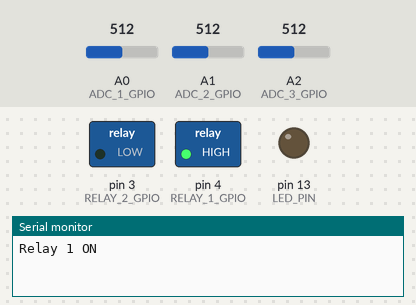
The sketch below on a simulated Arduino Uno, built with avr-gcc and run on an emulated ATmega328P. On the bench: switched loads named in the sketch (green lamp = pin HIGH), output pins drawn as LEDs (lit = HIGH), the last lines printed to the serial monitor. The test bench sets the inputs (shaded band); at power-on: A0 (ADC_1_GPIO) = 512, A1 (ADC_2_GPIO) = 512, A2 (ADC_3_GPIO) = 512.

Above: at 0.5 s.
At 2.5 s:
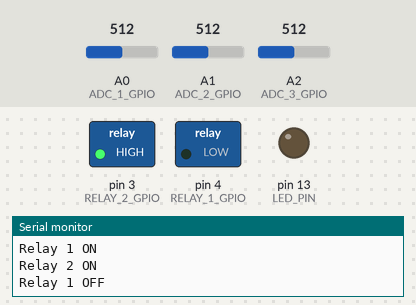
At 5.0 s:
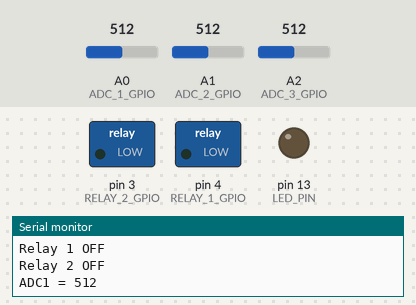
At 8.5 s:
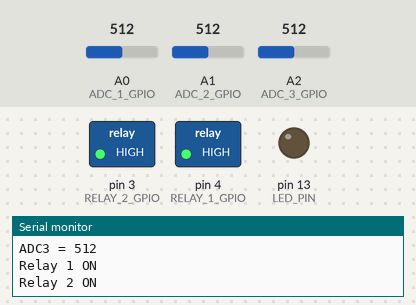
Timing chart, 0 to 9.1 s (numbered marks = the images above):
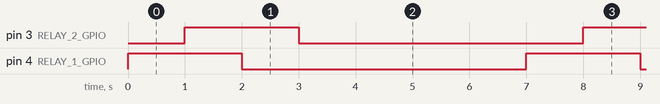

The sketch:

AnalogRead.ino
```cpp
#include "Board.h"

void setup()
{
  boardInit();
  Serial.begin(9600);
}

void loop()
{
  Serial.print("Relay 1 ON\n");
  Relay_1(ON);
  delay(1000);
  Serial.print("Relay 2 ON\n");
  Relay_2(ON);
  delay(1000);
  Serial.print("Relay 1 OFF\n");
  Relay_1(OFF);
  delay(1000);
  Serial.print("Relay 2 OFF\n");
  Relay_2(OFF);
  delay(1000);                       // wait for a second
  Serial.print("ADC1 = ");
  Serial.println(analogRead(ADC_1_GPIO));
  delay(1000);
  Serial.print("ADC2 = ");
  Serial.println(analogRead(ADC_2_GPIO));
  delay(1000);
  Serial.print("ADC3 = ");
  Serial.println(analogRead(ADC_3_GPIO));
  delay(1000);
}
```

Board.cpp
```cpp
#include "Board.h"

void boardInit()
{
  pinMode(RELAY_1_GPIO, OUTPUT);
  pinMode(RELAY_2_GPIO, OUTPUT);
  pinMode(IR_1_GPIO, INPUT);
  pinMode(IR_2_GPIO, INPUT);
  pinMode(LED_PIN, OUTPUT);
}
void Relay_1(int cmd)
{
  digitalWrite(RELAY_1_GPIO, cmd);
}
void Relay_2(int cmd)
{
  digitalWrite(RELAY_2_GPIO, cmd);
}
void LedCtrl(int cmd)
{
  digitalWrite(LED_PIN, cmd);
}
```

Board.h
```cpp
#ifndef BOARD_HEADER
#define BOARD_HEADER

#include <Arduino.h>

#define LED_PIN				  13
#define RELAY_1_GPIO          4
#define RELAY_2_GPIO          3
#define GPIO_1                8
#define GPIO_2                5
#define GPIO_3                6
#define GPIO_4                7

#define ADC_1_GPIO            A0
#define ADC_2_GPIO            A1
#define ADC_3_GPIO            A2

#define IR_1_GPIO             10
#define IR_2_GPIO             9

#define MISO_GPIO             12
#define MOSI_GPIO             11
#define CLK_GPIO              13
#define SS_GPIO

#define ON                    HIGH
#define OFF                   LOW

void Relay_1(int cmd);
void Relay_2(int cmd);
void boardInit();
#endif
```

Measured:
- by itself, pin 3 (RELAY_2_GPIO), pin 4 (RELAY_1_GPIO): alternates HIGH for 2.0 s and LOW for 5.0 s
- by itself, everything shown: repeats every 7.0 s, in 4 steps
